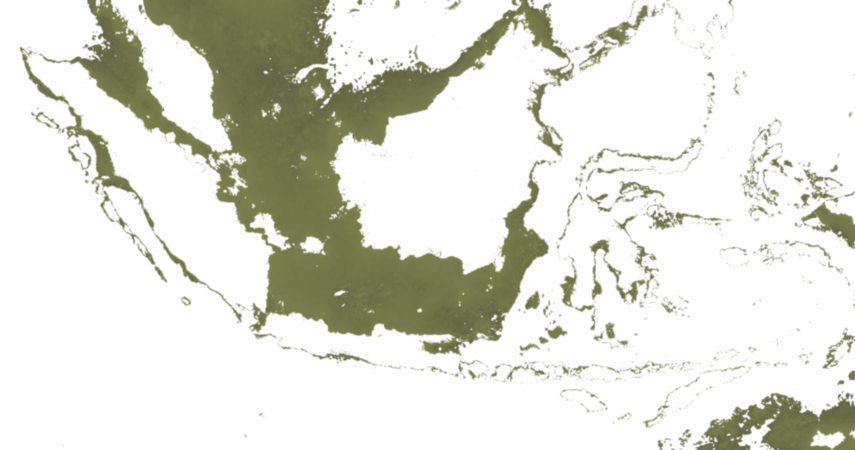
#> input picture wallace/tex/shelf_100.png, 1710 x 900 px, given in place of 6_48_30.png, which was not available (shown at 1/2 size)
$ python prep_shelf.py
#> lines starting #> are read from the running program, lines starting #| are printed output that depends on the picture; after the words box and inside, x2 and y2 are one past the last pixel; in counts of white or black regions, pixels touching at a corner belong together
"""Mapzen/AWS Terrarium tiles (zoom 6, in /home/user/data/terr) -> tex/shelf_<d>.png: sea floor shallower than d m
(d = 20..120) as dry olive land with alpha, for the ice-age sea-level drop. Region lon 94..132, lat -12..8, 45 px/deg."""
import numpy as np, math
from PIL import Image
Z, L0, L1, B0, B1, PPD = 6, 94, 132, -12, 8, 45
def tile_xy(lon, lat):
    n = 2 ** Z; x = (lon + 180) / 360 * n; y = (1 - math.asinh(math.tan(math.radians(lat))) / math.pi) / 2 * n; return x, y
W, H = (L1 - L0) * PPD, (B1 - B0) * PPD
lons = L0 + (np.arange(W) + .5) / PPD; lats = B1 - (np.arange(H) + .5) / PPD
X = (lons + 180) / 360 * 2 ** Z; Y = (1 - np.arcsinh(np.tan(np.radians(lats))) / np.pi) / 2 * 2 ** Z
cache = {}
def tile(x, y):
#> called with x = 48, y = 30
    if (x, y) not in cache:
        a = np.asarray(Image.open(f'/home/user/data/terr/{Z}_{x}_{y}.png').convert('RGB')).astype(np.float32)
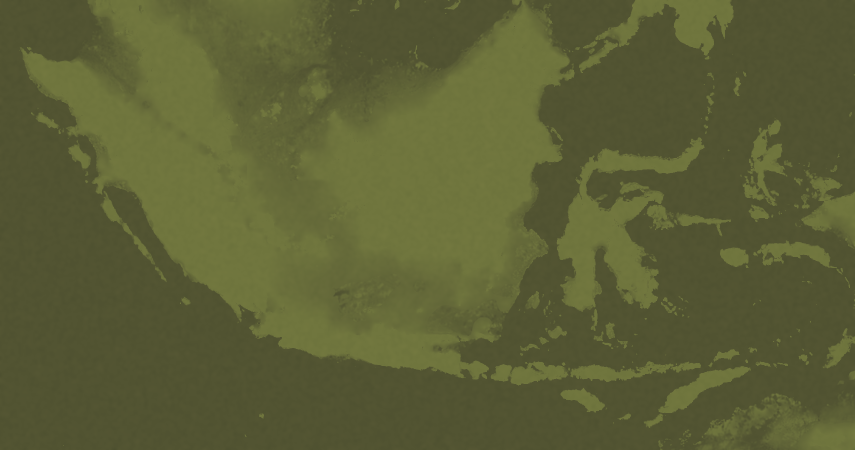
#> a: shape (900, 1710, 3) float32 (shown at 1/2 size); mean R, G, B 91.8, 94.8, 53.2
        cache[(x, y)] = a[..., 0] * 256 + a[..., 1] + a[..., 2] / 256 - 32768
    return cache[(x, y)]
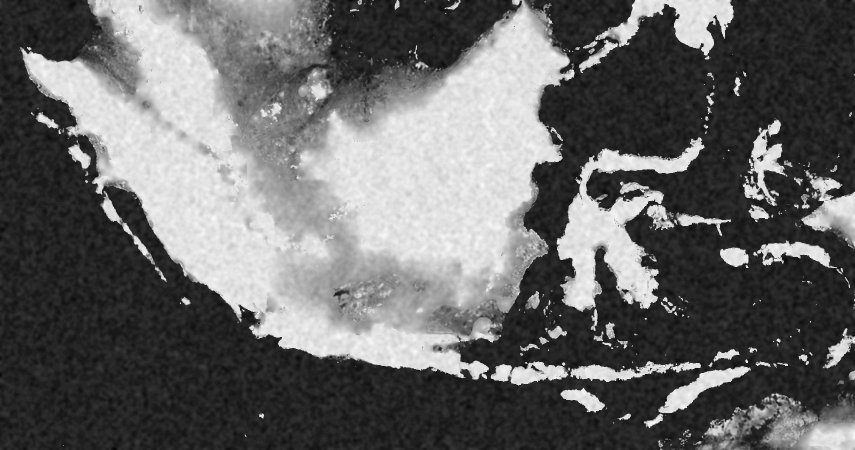
#> returned value: shape (900, 1710) float32 (shown at 1/2 size); min -13232.8, max -2950.8, mean -9044.6; drawn with min black and max white
E = np.zeros((H, W), np.float32)
for j in range(H):
    ty = int(Y[j]); py = min(255, int((Y[j] - ty) * 256))
    for i in range(W):
        tx = int(X[i]); E[j, i] = tile(tx, ty)[py, min(255, int((X[i] - tx) * 256))]
#> after `E[j, i] = tile(tx, ty)[py, min(255, int((X[i] - tx) * 256))]`:
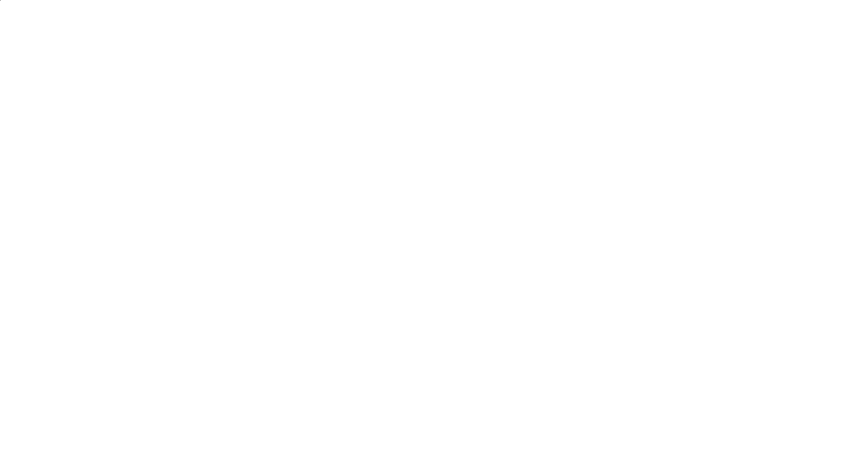
#> E: shape (900, 1710) float32 (shown at 1/2 size); values -4749.8 (black) and 0 (white), 100% white; black in thin lines or dots, all inside (x1, y1, x2, y2) = (0, 0, 1, 1)
np.save('/home/user/data/elev.npy', E)
rng = np.random.default_rng(1); nz = rng.normal(0, 1, (H, W)).astype(np.float32)
from PIL import ImageFilter
nzi = Image.fromarray(((nz * 30) + 128).clip(0, 255).astype(np.uint8)).filter(ImageFilter.GaussianBlur(3)); nz = (np.asarray(nzi).astype(np.float32) - 128) / 30
for d in range(20, 121, 20):
    m = ((E < -1) & (E > -d)).astype(np.float32)
    m = np.asarray(Image.fromarray((m * 255).astype(np.uint8)).filter(ImageFilter.GaussianBlur(1.2))).astype(np.float32) / 255
    depth = np.clip(-E / 120, 0, 1)
    base = np.stack([112 - 30 * depth + 10 * nz, 118 - 34 * depth + 8 * nz, 62 - 12 * depth + 5 * nz], -1)  # olive lowland, darker where deeper
    o = np.dstack([base.clip(0, 255), m[..., None] * 235]).astype(np.uint8)
    Image.fromarray(o, 'RGBA').save(f'tex/shelf_{d}.png', optimize=True); print('shelf', d, m.mean().round(3))
